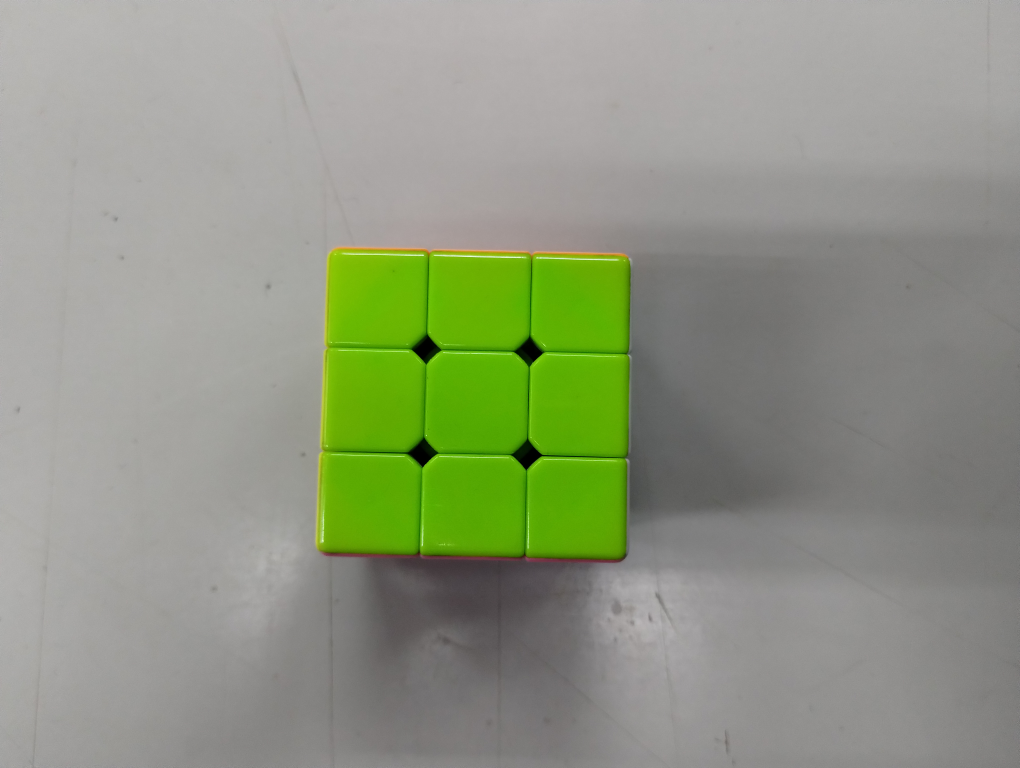
#> input picture 2 - Object Detection/rubix_2.jpg, 4080 x 3072 px, found by its file name (shown at 1/4 size)
$ python color_masker.py
#> lines starting #> are read from the running program, lines starting #| are printed output that depends on the picture; after the words box and inside, x2 and y2 are one past the last pixel; in counts of white or black regions, pixels touching at a corner belong together
import numpy as np
import cv2

def on_trackbar(val):
	hue_min = cv2.getTrackbarPos("Hue Min", "TrackedBars")
	hue_max = cv2.getTrackbarPos("Hue Max", "TrackedBars")
	sat_min = cv2.getTrackbarPos("Sat Min", "TrackedBars")
	sat_max = cv2.getTrackbarPos("Sat Max", "TrackedBars")
	val_min = cv2.getTrackbarPos("Val Min", "TrackedBars")
	val_max = cv2.getTrackbarPos("Val Max", "TrackedBars")

	print(hue_min, hue_max, sat_min, sat_max, val_min, val_max)

	lower = np.array([hue_min, sat_min, val_min])
	upper = np.array([hue_max, sat_max, val_max])

	img_mask = cv2.inRange(imageHSV, lower, upper)

	cv2.imshow("ImageHSV", imageHSV)
	cv2.imshow("ImageMask", img_mask)

if __name__ == "__main__":

	cv2.namedWindow("TrackedBars")
	cv2.resizeWindow("TrackedBars", 640, 240)

	cv2.createTrackbar("Hue Min", "TrackedBars", 0, 179, on_trackbar)
#> slider 'Hue Min' is set to 35
	cv2.createTrackbar("Hue Max", "TrackedBars", 179, 179, on_trackbar)
	cv2.createTrackbar("Sat Min", "TrackedBars", 0, 255, on_trackbar)
#> slider 'Sat Min' is set to 51
	cv2.createTrackbar("Sat Max", "TrackedBars", 255, 255, on_trackbar)
	cv2.createTrackbar("Val Min", "TrackedBars", 0, 255, on_trackbar)
#> slider 'Val Min' is set to 51
	cv2.createTrackbar("Val Max", "TrackedBars", 255, 255, on_trackbar)
	image = cv2.imread("rubix_2.jpg")
#> image is the input picture: shape (3072, 4080, 3); mean B, G, R 130, 151.3, 143.9

	imageHSV = cv2.cvtColor(image, cv2.COLOR_BGR2HSV)
#> imageHSV: shape (3072, 4080, 3); mean H, S, V 32.8, 35.4, 152.8


	cv2.imshow("Image", image)
	cv2.waitKey(0)
#> in on_trackbar, `img_mask = cv2.inRange(imageHSV, lower, upper)`:
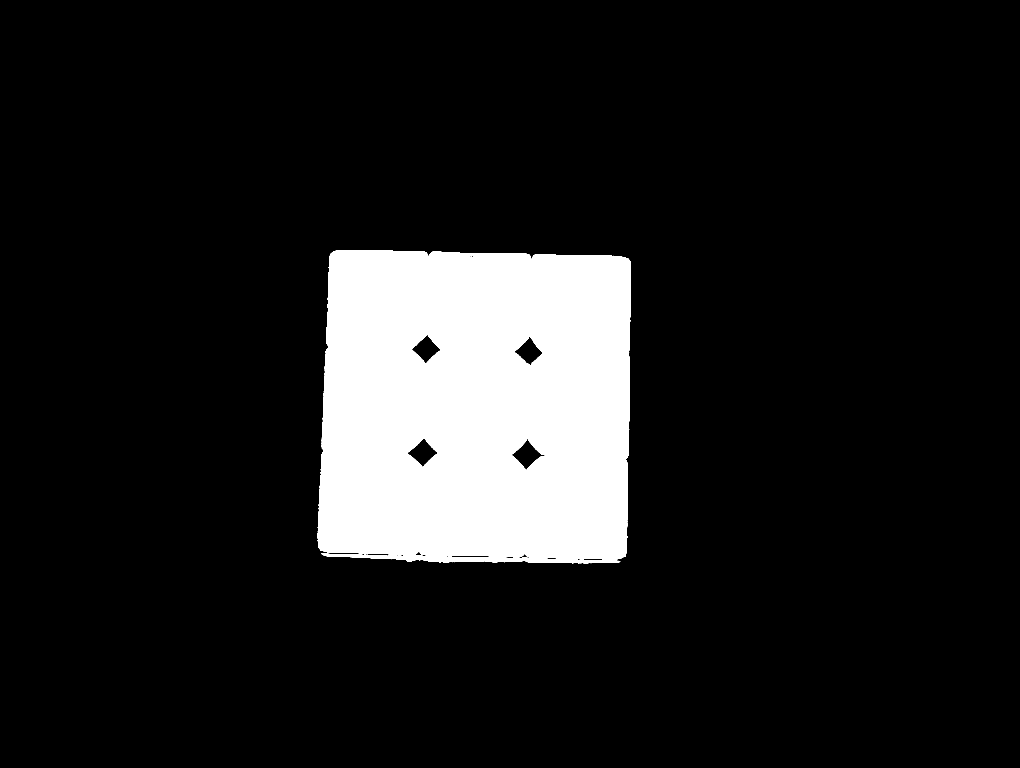
#> img_mask: shape (3072, 4080) (shown at 1/4 size); 11.7% white; 10 white regions (8 under 20 px), largest, box (x1, y1, x2, y2) and area: (1270, 1000, 2524, 2238) 1449216, (1286, 2213, 2481, 2253) 17383
	cv2.destroyAllWindows()

$ run again, with 2 - Object Detection/rubix_3.jpg copied over 2 - Object Detection/rubix_2.jpg
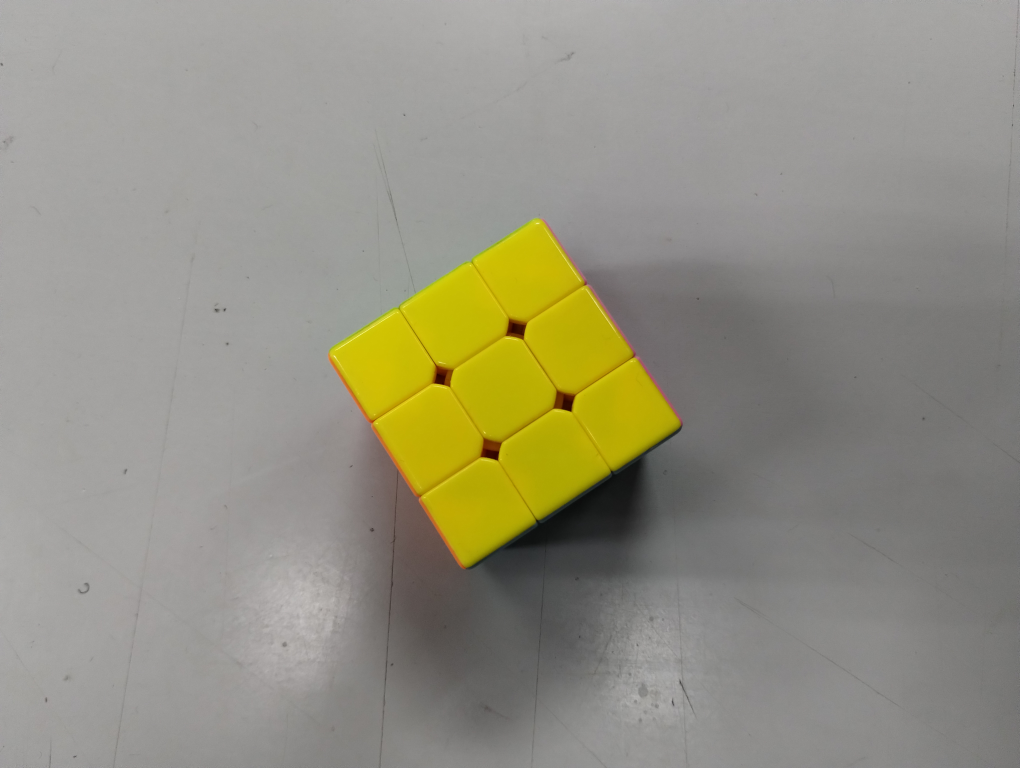
#> input picture 2 - Object Detection/rubix_3.jpg, 4080 x 3072 px, found by its file name (shown at 1/4 size)
#> image is the input picture: shape (3072, 4080, 3); mean B, G, R 129.2, 145.1, 147.7
#> imageHSV: shape (3072, 4080, 3); mean H, S, V 31.1, 27, 147.8
#> in on_trackbar, `img_mask = cv2.inRange(imageHSV, lower, upper)`:
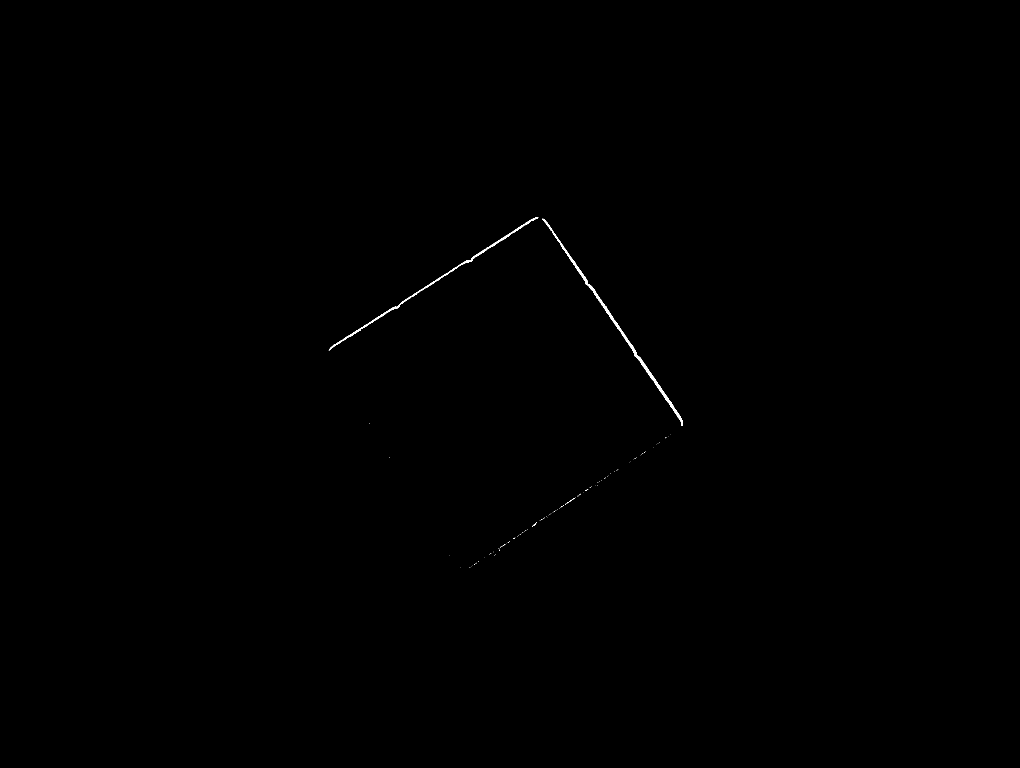
#> img_mask: shape (3072, 4080) (shown at 1/4 size); 0.11% white; 113 white regions (109 under 20 px), largest, box (x1, y1, x2, y2) and area: (2169, 875, 2732, 1702) 8407, (1315, 871, 2154, 1403) 5401, (2128, 2088, 2147, 2106) 55, (2276, 1990, 2302, 2008) 45

$ run again, with 2 - Object Detection/rubix_4.jpg copied over 2 - Object Detection/rubix_2.jpg
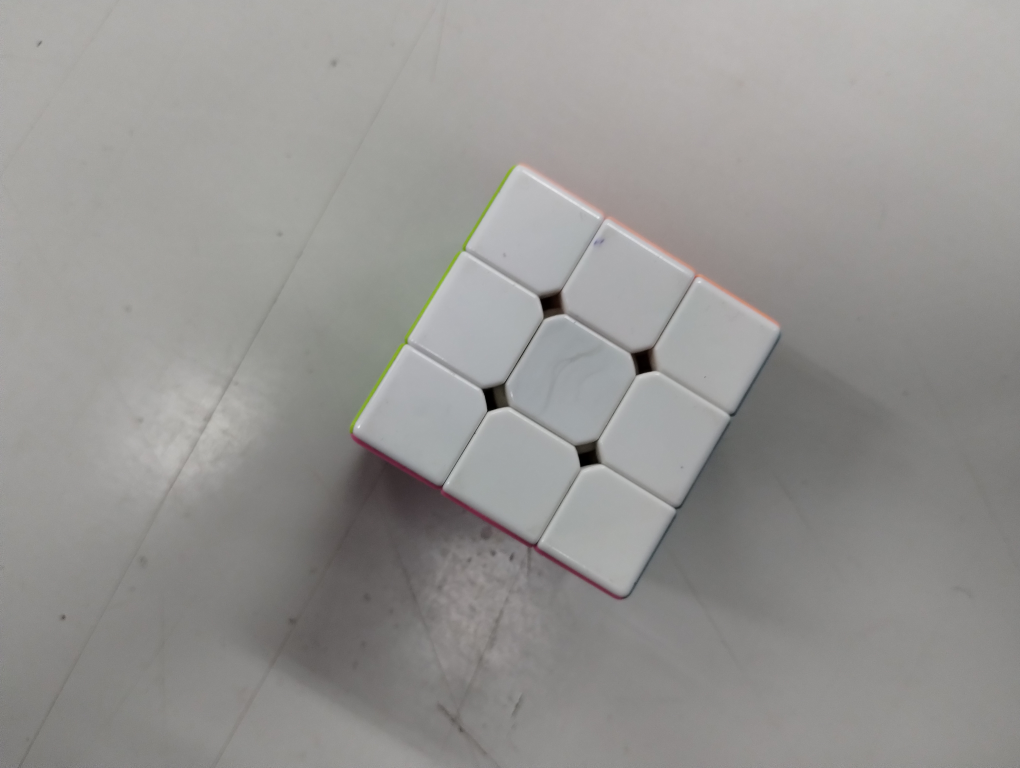
#> input picture 2 - Object Detection/rubix_4.jpg, 4080 x 3072 px, found by its file name (shown at 1/4 size)
#> image is the input picture: shape (3072, 4080, 3); mean B, G, R 146.1, 148.3, 149.6
#> imageHSV: shape (3072, 4080, 3); mean H, S, V 32.4, 8.3, 150.2
#> in on_trackbar, `img_mask = cv2.inRange(imageHSV, lower, upper)`:
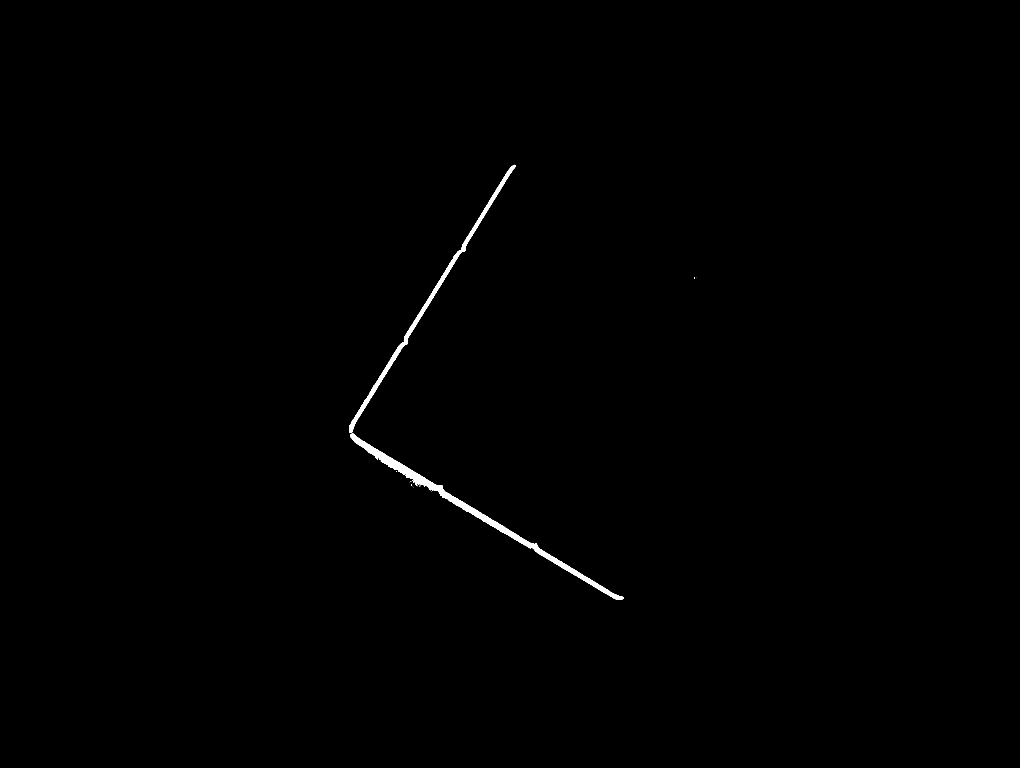
#> img_mask: shape (3072, 4080) (shown at 1/4 size); 0.38% white; 27 white regions (24 under 20 px), largest, box (x1, y1, x2, y2) and area: (1401, 1734, 2493, 2399) 28826, (1397, 659, 2064, 1730) 18440, (1644, 1936, 1648, 1944) 22

$ run again, with 2 - Object Detection/rubix_5.jpg copied over 2 - Object Detection/rubix_2.jpg
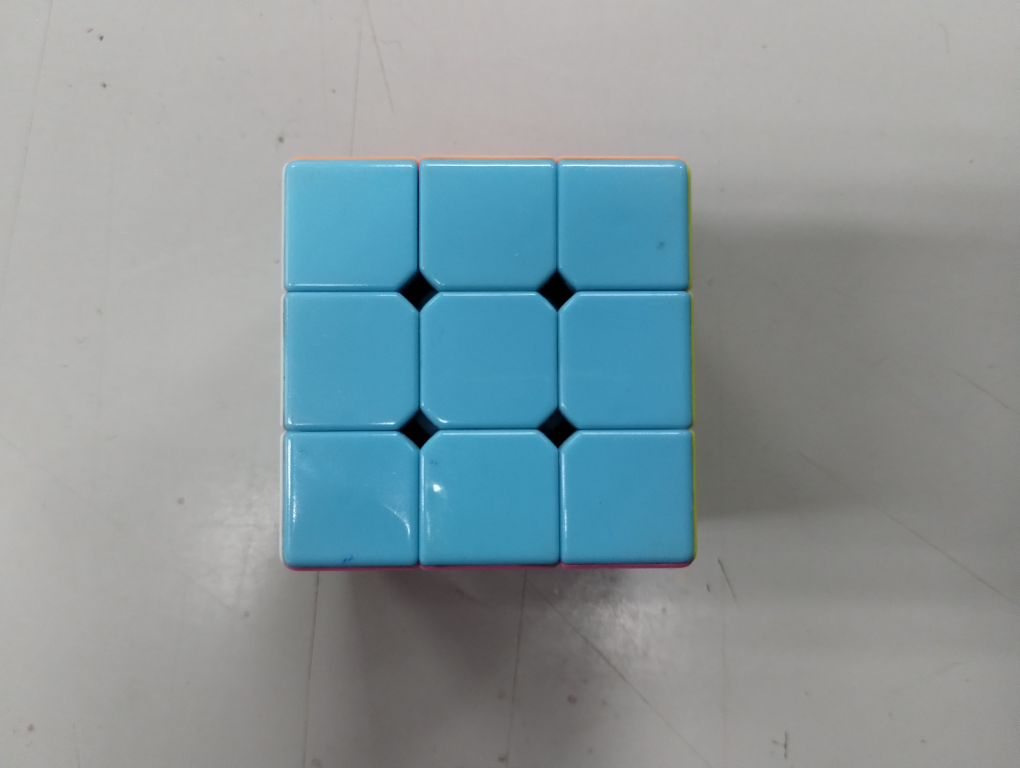
#> input picture 2 - Object Detection/rubix_5.jpg, 4080 x 3072 px, found by its file name (shown at 1/4 size)
#> image is the input picture: shape (3072, 4080, 3); mean B, G, R 156.2, 151.5, 136.1
#> imageHSV: shape (3072, 4080, 3); mean H, S, V 40.7, 40, 159.6
#> in on_trackbar, `img_mask = cv2.inRange(imageHSV, lower, upper)`:
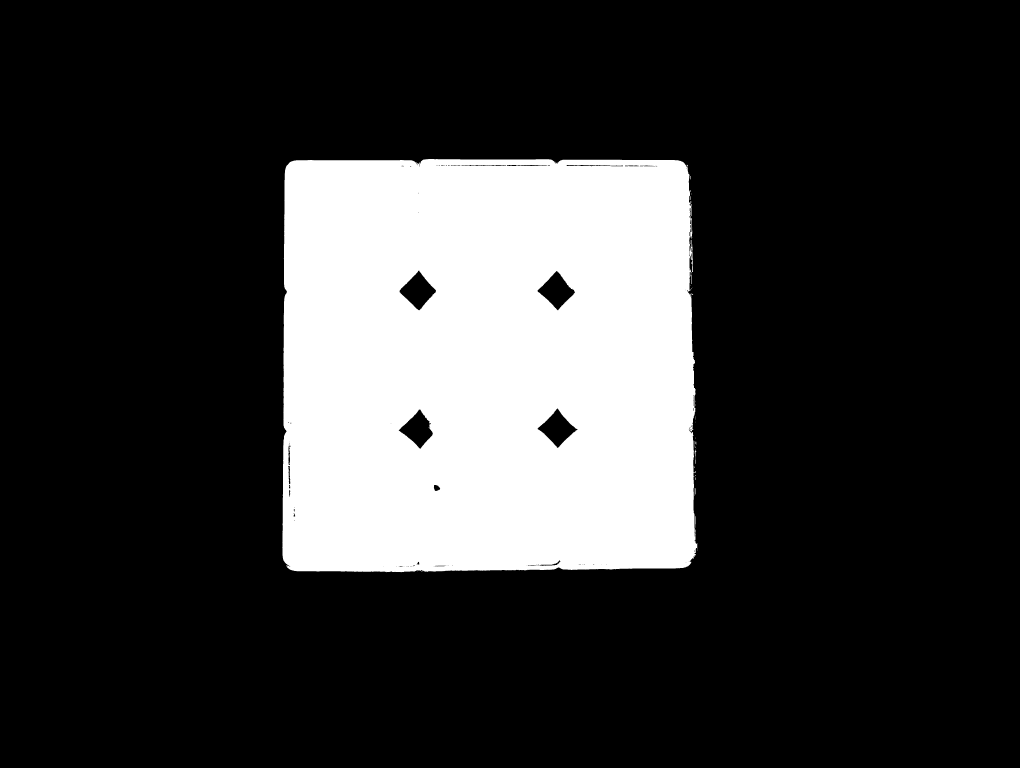
#> img_mask: shape (3072, 4080) (shown at 1/4 size); 21% white; 41 white regions (32 under 20 px), largest, box (x1, y1, x2, y2) and area: (1129, 636, 2789, 2289) 2630118, (2760, 960, 2772, 1088) 597, (2779, 1797, 2785, 1855) 120
